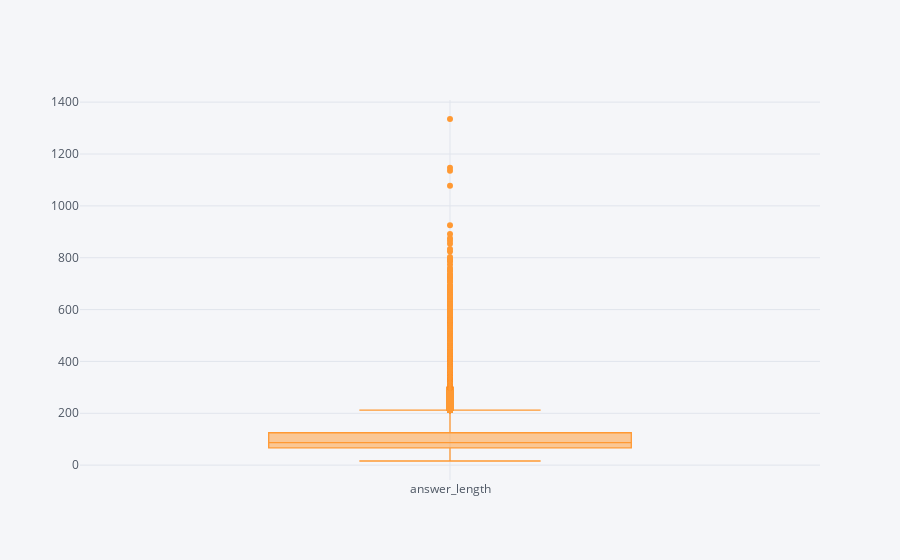

Notebook code for this chart:
### Markdown cell above
The distribution is skewed to the right! This means that the mean length is bigger than the median length. Besides, the data points on the right side of the distribution are 'invisible' which tells us that they can be outliers! Let's use a box plot to see the 'suspectedoutliers' points.

### Code cell
# Box plot of the length of answres with suspectedoutliers as argument
l2a[['answer_length']].iplot(kind='box', mode='lines', boxpoints = 'suspectedoutliers')

### Figure 1 — Plotly figure (JSON) as saved in the notebook; plotly's stock layout.template omitted (floating-point values rounded to 4 significant figures; data arrays with more than 128 entries replaced by an {"elided": "..."} marker saying what was removed)
{"data": [{"boxpoints": "suspectedoutliers", "line": {"width": 1.3}, "marker": {"color": "rgba(255, 153, 51, 1.0)"}, "name": "answer_length", "orientation": "v", "type": "box", "uid": "d0871bd2-13ba-4d48-8822-9046aa707cfe", "y": {"elided": "27413 int values"}}], "layout": {"legend": {"bgcolor": "#F5F6F9", "font": {"color": "#4D5663"}}, "paper_bgcolor": "#F5F6F9", "plot_bgcolor": "#F5F6F9", "title": {"font": {"color": "#4D5663"}}, "xaxis": {"gridcolor": "#E1E5ED", "showgrid": true, "tickfont": {"color": "#4D5663"}, "title": {"font": {"color": "#4D5663"}, "text": ""}, "zerolinecolor": "#E1E5ED"}, "yaxis": {"gridcolor": "#E1E5ED", "showgrid": true, "tickfont": {"color": "#4D5663"}, "title": {"font": {"color": "#4D5663"}, "text": ""}, "zerolinecolor": "#E1E5ED"}}}
